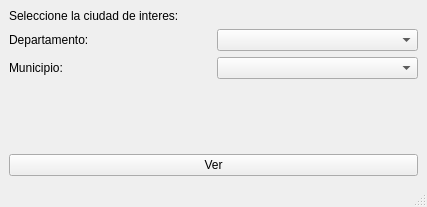
<?xml version="1.0" encoding="UTF-8"?>
<ui version="4.0">
 <class>MainWindow</class>
 <widget class="QMainWindow" name="MainWindow">
  <property name="geometry">
   <rect>
    <x>0</x>
    <y>0</y>
    <width>427</width>
    <height>207</height>
   </rect>
  </property>
  <property name="windowTitle">
   <string>MainWindow</string>
  </property>
  <widget class="QWidget" name="centralwidget">
   <layout class="QGridLayout" name="gridLayout">
    <item row="1" column="0">
     <widget class="QLabel" name="label_2">
      <property name="text">
       <string>Departamento:</string>
      </property>
     </widget>
    </item>
    <item row="2" column="0">
     <widget class="QLabel" name="label_3">
      <property name="text">
       <string>Municipio:</string>
      </property>
     </widget>
    </item>
    <item row="1" column="1">
     <widget class="QComboBox" name="cb_state"/>
    </item>
    <item row="0" column="0">
     <widget class="QLabel" name="label">
      <property name="text">
       <string>Seleccione la ciudad de interes:</string>
      </property>
     </widget>
    </item>
    <item row="2" column="1">
     <widget class="QComboBox" name="cb_city"/>
    </item>
    <item row="6" column="0" colspan="2">
     <widget class="QPushButton" name="button">
      <property name="text">
       <string>Ver</string>
      </property>
     </widget>
    </item>
    <item row="5" column="0">
     <spacer name="verticalSpacer">
      <property name="orientation">
       <enum>Qt::Vertical</enum>
      </property>
      <property name="sizeHint" stdset="0">
       <size>
        <width>20</width>
        <height>40</height>
       </size>
      </property>
     </spacer>
    </item>
   </layout>
  </widget>
  <widget class="QMenuBar" name="menubar">
   <property name="geometry">
    <rect>
     <x>0</x>
     <y>0</y>
     <width>427</width>
     <height>26</height>
    </rect>
   </property>
  </widget>
  <widget class="QStatusBar" name="statusbar"/>
 </widget>
 <resources/>
 <connections/>
</ui>
